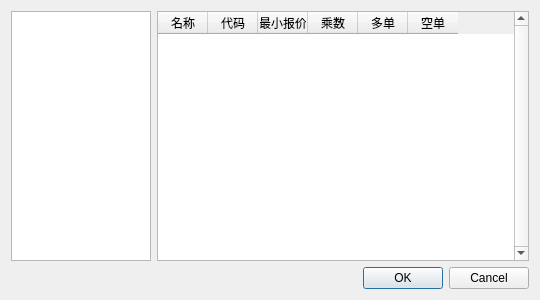
<?xml version="1.0" encoding="UTF-8"?>
<ui version="4.0">
 <class>DialogPreference</class>
 <widget class="QDialog" name="DialogPreference">
  <property name="geometry">
   <rect>
    <x>0</x>
    <y>0</y>
    <width>540</width>
    <height>300</height>
   </rect>
  </property>
  <property name="sizePolicy">
   <sizepolicy hsizetype="Fixed" vsizetype="Fixed">
    <horstretch>0</horstretch>
    <verstretch>0</verstretch>
   </sizepolicy>
  </property>
  <property name="minimumSize">
   <size>
    <width>540</width>
    <height>0</height>
   </size>
  </property>
  <property name="maximumSize">
   <size>
    <width>540</width>
    <height>300</height>
   </size>
  </property>
  <property name="windowTitle">
   <string>Preference</string>
  </property>
  <layout class="QVBoxLayout" name="verticalLayout">
   <item>
    <layout class="QHBoxLayout" name="horizontalLayout">
     <item>
      <widget class="QListWidget" name="listExchange">
       <property name="sizePolicy">
        <sizepolicy hsizetype="Fixed" vsizetype="Expanding">
         <horstretch>0</horstretch>
         <verstretch>0</verstretch>
        </sizepolicy>
       </property>
       <property name="minimumSize">
        <size>
         <width>140</width>
         <height>0</height>
        </size>
       </property>
       <property name="maximumSize">
        <size>
         <width>120</width>
         <height>16777215</height>
        </size>
       </property>
      </widget>
     </item>
     <item>
      <widget class="QTableWidget" name="tableProduct">
       <property name="verticalScrollBarPolicy">
        <enum>Qt::ScrollBarAlwaysOn</enum>
       </property>
       <property name="horizontalScrollBarPolicy">
        <enum>Qt::ScrollBarAsNeeded</enum>
       </property>
       <property name="selectionBehavior">
        <enum>QAbstractItemView::SelectRows</enum>
       </property>
       <attribute name="horizontalHeaderDefaultSectionSize">
        <number>50</number>
       </attribute>
       <attribute name="verticalHeaderVisible">
        <bool>false</bool>
       </attribute>
       <column>
        <property name="text">
         <string>名称</string>
        </property>
       </column>
       <column>
        <property name="text">
         <string>代码</string>
        </property>
       </column>
       <column>
        <property name="text">
         <string>最小报价</string>
        </property>
       </column>
       <column>
        <property name="text">
         <string>乘数</string>
        </property>
       </column>
       <column>
        <property name="text">
         <string>多单</string>
        </property>
       </column>
       <column>
        <property name="text">
         <string>空单</string>
        </property>
       </column>
      </widget>
     </item>
    </layout>
   </item>
   <item>
    <widget class="QDialogButtonBox" name="buttonBox">
     <property name="orientation">
      <enum>Qt::Horizontal</enum>
     </property>
     <property name="standardButtons">
      <set>QDialogButtonBox::Cancel|QDialogButtonBox::Ok</set>
     </property>
    </widget>
   </item>
  </layout>
 </widget>
 <resources/>
 <connections>
  <connection>
   <sender>buttonBox</sender>
   <signal>accepted()</signal>
   <receiver>DialogPreference</receiver>
   <slot>accept()</slot>
   <hints>
    <hint type="sourcelabel">
     <x>248</x>
     <y>254</y>
    </hint>
    <hint type="destinationlabel">
     <x>157</x>
     <y>274</y>
    </hint>
   </hints>
  </connection>
  <connection>
   <sender>buttonBox</sender>
   <signal>rejected()</signal>
   <receiver>DialogPreference</receiver>
   <slot>reject()</slot>
   <hints>
    <hint type="sourcelabel">
     <x>316</x>
     <y>260</y>
    </hint>
    <hint type="destinationlabel">
     <x>286</x>
     <y>274</y>
    </hint>
   </hints>
  </connection>
 </connections>
</ui>
